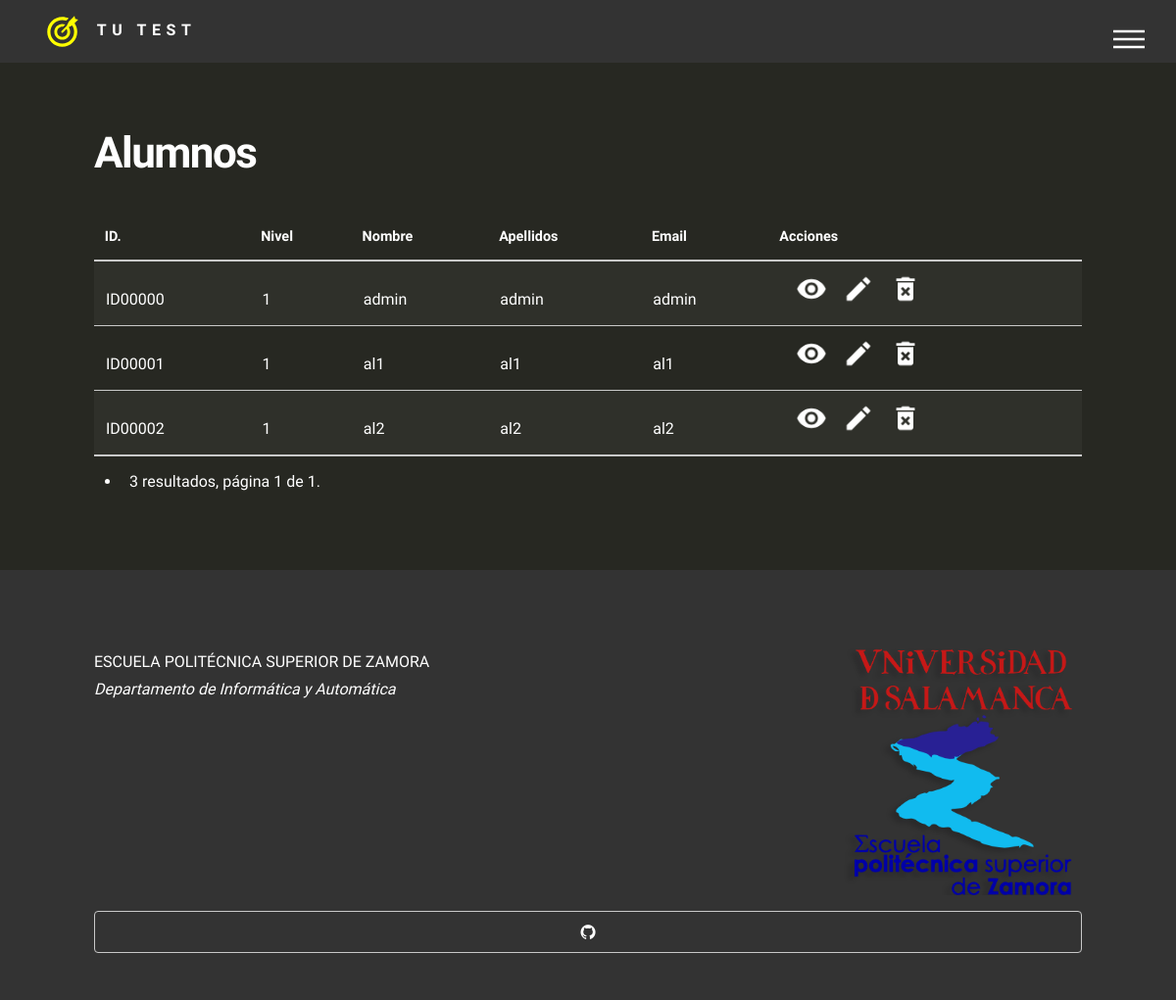
Page /?a=alumno&p=0 (signed in) on the committed database.
### tables this page shows
CREATE TABLE `alumno` (
  `id` varchar(10) NOT NULL,
  `nombre` varchar(30) NOT NULL,
  `apellidos` varchar(60) NOT NULL,
  `nivel` int(11) DEFAULT NULL,
  `email` varchar(30) NOT NULL,
  `password` varchar(32) NOT NULL
);

### controladores/alumno.php (called while the page is built, shortened)
<?php
class controlador_alumno extends controlador
{
  public function accion_admin()
  {
    $pagina= (isset($_GET['p']) ? (int)$_GET['p'] : 0);
    if ($pagina < 1) $pagina= 1;
    $lineas= config::get('pagina.lineas', 10);
    $sql= alumno::sqlListar();
    $total= basedatos::contar( $sql);
    $registros= basedatos::obtenerTodos( $sql, $pagina-1, $lineas);
    vista::generarPagina( 'admin', array(
      'pagina'=>$pagina,
      'lineas'=>$lineas,
      'total'=>$total,
      'registros'=>$registros,
    ));
  }
}

### index.php (called while the page is built, shortened)
<?php
aplicacion::ejecutar('inicio');
?>

### funciones/configuracion.php (called while the page is built, shortened)
<?php
class config
{
  protected static $cargada= false;
  protected static $fichero= null;
  protected static $datos= null;
  public static function filename()
  {
    if (empty(self::$fichero)) {
      self::$fichero= dirname(dirname(__FILE__)).'/configuraciones/aplicacion.php';
    }
    return self::$fichero;
  }
  public static function load( $reload=false)
  {
    $res= false;
    if (!self::$cargada || $reload) {
      $archivo= self::filename();
      if (is_readable($archivo)) {
        self::$datos= require( $archivo);
        self::$cargada= true;
        $res= true;
      } else {
        error_grave('No es posible cargar la configuración de la aplicación.');
      }
    }
    return $res;
  }
  public static function get( $variable, $defecto=null)
  {
    $res= $defecto;
    if (self::$cargada) {
      if (isset(self::$datos[$variable])) $res= self::$datos[$variable];
      else self::set( $variable, $defecto);
    }
    return $res;
  }
}

### configuraciones/aplicacion.php (called while the page is built)
<?php
return array (
  'aplicacion.controlador.defecto' => 'inicio',
  'bd.servidor' => 'localhost',
  'bd.usuario' => 'root',
  'bd.clave' => '',
  'bd.nombre' => 'test',
  'bd.charset' => 'utf8',
  'bd.depurar' => false,
  'pagina.lineas' => 10,
  'pts_supera_nivel' => 5,
);

### funciones/modelos.php (called while the page is built, shortened)
<?php
class basedatos
{
  private static $conexion= null;
  public static function conectar()
  {
    if (self::$conexion === null) {
      $svr= config::get( 'bd.servidor', 'localhost');
      $usr= config::get( 'bd.usuario', 'root');
      $pwd= config::get( 'bd.clave', '');
      $dbn= config::get( 'bd.nombre', 'test');
      self::$conexion= new mysqli( $svr, $usr, $pwd, $dbn);
      if (!mysqli_connect_error()) {
        $charset= config::get( 'bd.charset', '');
        if (!empty($charset)) self::$conexion->set_charset( $charset);
      }
    }
    return (self::$conexion !== null);
  }
  public static function ejecutarSQL( $sql)
  {
    $res= false;
    if (self::conectar()) {
      $res= self::$conexion->query( $sql);
    }
    return $res;
  }
  public static function obtenerTodos( $sql, $pagina=-1, $filas=0)
  {
    $res= false;
    $limite= '';
    if ($pagina < 1) $pagina= 0;
    if (($pagina >= 0) && ($filas > 0)) {
      $limite= ' LIMIT '.($pagina * $filas).','.$filas;
    }
    $result= self::ejecutarSQL( $sql.$limite);
    if ($result !== false) {
      if (method_exists('mysqli_result', 'fetch_all')) {
        $res= $result->fetch_all( MYSQLI_ASSOC);
      } else {
        for( $res = array(); $registro= $result->fetch_array( MYSQLI_ASSOC);) $res[]= $registro;
      }
    }
    return $res;
  }
  public static function contar( $sql)
  {
    $res= false;
    $new='SELECT COUNT(*) AS total FROM ('.$sql.') As q';
   $result= self::ejecutarSQL($new);
    if ($result !== false) {
      $res= $result->fetch_assoc();
      if ($res !== false) $res= $res['total']; else $res= 0;
    }
    return $res;
  }
}

### modelos/alumno.php (called while the page is built, shortened)
<?php
class alumno extends modeloDAO
{
  public static function sqlListar( $orden='')
  {
    if (empty($orden)) $orden= 'id ASC';
    $sql= 'SELECT * FROM alumno ORDER BY '.$orden;
    return $sql;
  }
}

### funciones/sesiones.php (called while the page is built, shortened)
<?php
class sesion
{
  public static function get( $variable, $defecto=null)
  {
    $res= $defecto;
    if (isset($_SESSION[$variable])) $res= $_SESSION[$variable];
    return $res;
  }
}

### configuraciones/permisos.php (called while the page is built)
<?php
return array(
   array('*', 'inicio', '*', true),
  array('Alumno', 'inicio', '*', true),
  array('Alumno', 'enunciado', '*', true),
  array('Alumno', 'elementos', '*', false),
  array('Alumno', 'alumno', 'alumno', true),
  array('Alumno', 'test', '*', true),
    array('Alumno', 'alumno', 'editar', true),
  array('Alumno', 'profesor', '*', false),
  array('Alumno', 'pregunta', '*', false),
  array('Alumno', 'alumno', 'admin', false),
  array('Administrador', '*', '*', true),
);

### funciones/permisos.php (called while the page is built, shortened)
<?php
function puede_ejecutar( $usuario, $controlador, $accion)
{
  static $_permisos= null;
  if (!is_array($_permisos)) {
    $_permisos= require(
		dirname(dirname(__FILE__))
		.'/configuraciones/permisos.php'
	);
  }
  $rol= 'Invitado';
  if ($usuario instanceof usuario) {
    if (isset($usuario->rol)) $rol= $usuario->rol;
  } else {
  }
  $permitir= false;
  foreach( $_permisos as $permiso) {
	$r= ($permiso[0]=='*') || (strcasecmp( $rol, $permiso[0])==0);
	$c= ($permiso[1]=='*') || (strcasecmp( $controlador, $permiso[1])==0);
	$a= ($permiso[2]=='*') || (strcasecmp( $accion, $permiso[2])==0);
	if ($r && $c && $a) {
	  $permitir= $permiso[3];
	  break;
	}
  }
  return $permitir;
}

### vistas/alumno/admin.php (the view, shortened to what this page needs)
<div id="main">
<div class="inner">
<h1>Alumnos</h1>
<div class="table-wrapper">
<table>
<thead>
<tr>
  <th>ID.</th>
  <th>Nivel</th>
  <th>Nombre</th>
  <th>Apellidos</th>
  <th>Email</th>
  <th>Acciones</th>
</tr>
</thead>
<tbody>
<?php
$al= new alumno;
if ($registros)
foreach($registros as $indice => $registro) {
  $al->llenar( $registro);
  echo '<tr class="'.(($indice % 2 == 0) ? 'par' : 'impar').'">';
  echo '<td class="cen">'.html::encode( $al->id).'</td>';
  echo '<td class="cen">'.html::encode( $al->nivel).'</td>';
  echo '<td class="izq">'.html::encode( $al->nombre).'</td>';
  echo '<td class="izq">'.html::encode( $al->apellidos).'</td>';
  echo '<td class="izq">'.html::encode( $al->email).'</td>';
  echo '<td class="cen">';
  echo '<div class="acciones"><div></div>';
    vista::generarPieza( 'boton_accion', array( 'texto'=>'Ver', 'icono'=>'ver.png',
      'activo'=>false, 'url'=>array('a'=>'alumno.ver', 'id'=>$al->id, 'p'=>$pagina)));
  echo '</div>';
  echo '</td>';
  echo '</tr>';
}
?>
</tbody>
<tfoot>
<tr>
  <td colspan="5">
<?php
vista::generarPieza( 'paginador', array( 'url'=>array('a'=>'alumno'), 'total'=>$total, 'pagina'=>$pagina, 'lineas'=>$lineas));
?>
  </td>
  <td class="cen">
  </td>
</tr>
</tfoot>
</table>
</div>
</div>
</div>

### funciones/vistas.php (shortened to what this page needs)
<?php
class vista
{
  public static $rutaVistas= 'vistas';
  public static $rutaPiezas= 'piezas';
  public static $rutaPlantillas= '.';
  public static $plantilla= 'principal.php';
  public static function generarPagina( $vista, $parametros=array())
  {
    $contenido= self::generarParcial( $vista, $parametros, true);
    require( self::$rutaVistas.'/'.self::$rutaPlantillas.'/'.self::$plantilla);
  }
  public static function generarPieza( $pieza, $parametros=array(), $devolver= false)
  {
    return self::generarArchivo( self::$rutaVistas.'/'.self::$rutaPiezas.'/'.$pieza.'.php', $parametros, $devolver);
  }
  public static function generarParcial( $vista, $parametros=array(), $devolver= false)
  {
    $archivo= self::$rutaVistas;
    $pos= strpos( $vista, '/');
    if ($pos === false) {
      $archivo.= '/'.aplicacion::$id_controlador.'/';
    } else if ($pos == 0) {
      $archivo.= '';
    } else {
      $archivo.= '/';
    }
    $archivo.= $vista.'.php';
    return self::generarArchivo( $archivo, $parametros, $devolver);
  }
  protected static function generarArchivo( $_x_archivo, $_x_parametros, $_x_devolver=false)
  {
    if (is_readable($_x_archivo)) {
      extract( $_x_parametros);
      require( $_x_archivo);
    } else {
      error_grave( 'vista no disponible ('.$_x_archivo.').');
    }
    if ($_x_devolver) {
      $res= ob_get_clean();
      return $res;
    }
  }
}
class html
{
  public static function encode( $cadena)
  {
    return htmlspecialchars( $cadena, ENT_COMPAT, 'UTF-8');
  }
}

### vistas/piezas/boton_accion.php (shortened to what this page needs)
<?php
if (!isset($submit)) $submit= false;
if (!isset($vacio)) $vacio= false;
?>
<?php
if (is_array($url)) $url= '?'.http_build_query( $url, 'arg');
if (is_string( $icono) && is_readable( dirname(__FILE__).'/../../images/'.$icono)) {
  $icono= '<img class="boton" src="images/'.$icono.'" title="'.$texto.'" alt="'.$texto.'" />';
} else {
  $icono= false;
}
echo '<a id="boton" " href="'.$url.'"'.($activo ? ($vacio?' class="button"':' class="button primary"'):'')
  .($submit ? 'onclick="document.forms[0].action=this.href;document.forms[0].submit();return false;"' : '')
  .'>';
if ($icono !== false) echo $icono;
else echo $texto;
echo '</a>';
?>

### vistas/piezas/paginador.php (shortened to what this page needs)
<?php
if (!isset($enlaces) || empty($enlaces)) $enlaces= 5;
$paginas= -1;
if (($total >= 0) && ($lineas > 0)) {
  $paginas= (int)(($total + $lineas - 1) / $lineas);
}
?>
<div class="paginador">
<ul>
<?php
if ($total >= 0) {
  echo '<li><span>';
  if ($total == 0) {
    echo 'No nay resultados.';
  } else {
    echo $total.' resultado'.(($total==1) ? '' : 's');
    if ($paginas >= 0) {
      echo ', página '.$pagina.' de '.$paginas;
    }
    echo '.';
  }
  echo '</span></li>';
}
$pagina--;
$medio= (int)($enlaces / 2);
$inicio= max( 0, $pagina - $medio);
$fin= $inicio + $enlaces - 1;
if (($paginas >= 0) && ($fin >= $paginas)) {
  $fin= $paginas - 1;
}
?>
</ul>
</div>

### funciones/aplicacion.php (shortened to what this page needs)
<?php
class aplicacion
{
  public static $rutaControladores= 'controladores';
  public static $parametroAccion= 'a';
  public static $separadorAccion= '.';
  public static $id_controlador= null;
  public static $controlador= null;
  public static $id_accion= null;
  public static function ejecutar()
  {
    $ejecutar= '';
    if (isset($_GET[self::$parametroAccion])) $ejecutar= trim( $_GET[self::$parametroAccion]);
    $ejecutar= (empty($ejecutar) ? array() : explode( self::$separadorAccion, $ejecutar));
    self::$id_accion= (isset($ejecutar[1]) ? trim($ejecutar[1]) : '');
    self::$id_controlador= (isset($ejecutar[0])
        ? trim($ejecutar[0])
        : config::get('aplicacion.controlador.defecto',''));
    if (empty(self::$id_controlador)) {
      error_grave( 'No es posible ejecutar la petición,'
          .' no hay controlador predefinido.');
    } else {
      self::$id_controlador= strtolower( self::$id_controlador);
      $archivo= self::$rutaControladores.'/'.self::$id_controlador.'.php';
      if (!is_readable($archivo)) {
        error_grave( 'No es posible ejecutar la petición,'
            .' no existe el archivo para el controlador'
            .' "'.self::$id_controlador.'".');
      } else {
        $clase_control= 'controlador_'.self::$id_controlador;
        if (!class_exists( $clase_control, false)) {
          error_grave( 'No es posible ejecutar la petición,'
              .' no existe la clase para el controlador'
              .' "'.self::$id_controlador.'".');
        } else {
          self::$controlador= new $clase_control;
          if (self::$controlador === null) {
            error_grave( 'No es posible ejecutar la petición,'
              .' no se ha creado la instancia de control'
              .' "'.self::$id_controlador.'".');
          } else {
            if (empty(self::$id_accion)) self::$id_accion= self::$controlador->accion_defecto;
            if (empty(self::$id_accion)) {
              error_grave( 'No es posible ejecutar la petición,'
                  .' no hay accion predefinida para el controlador'
                  .' "'.self::$id_controlador.'".');
            } else {
              $metodo= 'accion_'.self::$id_accion;
              if (!method_exists( self::$controlador, $metodo)) {
                error_grave( 'No es posible ejecutar la petición,'
                    .' no existe el metodo para la accion'
                    .' "'.self::$id_accion.'", en el controlador'
                    .' "'.self::$id_controlador.'".');
              } else if (!puede_ejecutar( sesion::get('usuario'), self::$id_controlador, self::$id_accion)) {
                error_grave( 'No es posible ejecutar la petición,'
                    .' no tiene permisos suficientes para la accion'
                    .' "'.self::$id_accion.'", en el controlador'
                    .' "'.self::$id_controlador.'".');
              } else {
                call_user_func( array( self::$controlador, $metodo));
              }
            }
          }
        }
      }
    }
  }
}

### vistas/principal.php (shortened to what this page needs)
<html lang="es">
	<head>
		<link rel="stylesheet" href="assets/css/main.css" />
		<link rel="stylesheet" href="assets/highlight/monokai-sublime.css">
	</head>
	<body class="is-preload">
		<div id="wrapper">
			<header id="header">
						<div>
							<a  href="?a=inicio" class="logo">
							<span class="symbol"><img src="images/diana.svg" alt="" /></span>
						TU TEST</a></div>
					<div class="inner">
	<nav>
		<ul>
			<li><a href="#menu">Menu</a></li>
		</ul>
	</nav>
</div>
	</header>
		<?php echo $contenido; ?>
		<footer id="footer">
			<div class="inner">
				<section>
					<p ><a href="http://poliz.usal.es">ESCUELA POLITÉCNICA SUPERIOR DE ZAMORA<br></a>
					<i >Departamento de Informática y Automática</i></p>
				</section>
				<section>
					<img src="images/poli.png" alt="" />
				</section>
				<section>
				<a href="https://github.com/rubenperacuni/test" class="icon style2 fa-github"><span class="label">GitHub</span></a>
				</section>
			</div>
		</footer>
		</div>
	</body>
</html>

### rows in the picture
alumno: id "ID00000", nivel "1", nombre "admin", apellidos "admin", email "admin"
alumno: id "ID00001", nivel "1", nombre "al1", apellidos "al1", email "al1"
alumno: id "ID00002", nivel "1", nombre "al2", apellidos "al2", email "al2"

### other values in the picture
$total "3"
$pagina "1"
$paginas "1"
